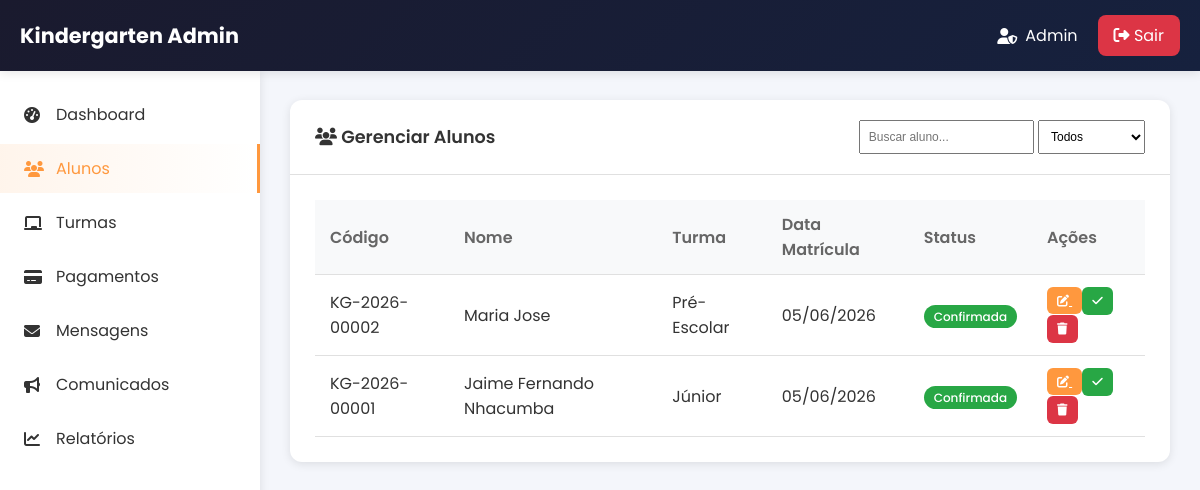
The app's page /admin/alunos.php (signed in) with its own data.
### tables this page shows
CREATE TABLE `alunos` (
  `id` int(11) NOT NULL,
  `codigo_aluno` varchar(50) NOT NULL,
  `nome_completo` varchar(200) NOT NULL,
  `data_nascimento` date NOT NULL,
  `sexo` enum('Masculino','Feminino') NOT NULL,
  `turma_id` int(11) DEFAULT NULL,
  `info_saude` text DEFAULT NULL,
  `periodo` enum('Meio período','Integral') DEFAULT 'Integral',
  `nome_responsavel` varchar(200) NOT NULL,
  `telefone` varchar(20) NOT NULL,
  `email` varchar(100) NOT NULL,
  `relacao` varchar(50) NOT NULL,
  `endereco` text NOT NULL,
  `certidao_path` varchar(255) DEFAULT NULL,
  `bi_responsavel_path` varchar(255) DEFAULT NULL,
  `foto_passe_path` varchar(255) DEFAULT NULL,
  `aceite_termos` tinyint(1) DEFAULT 0,
  `como_soube` varchar(100) DEFAULT NULL,
  `observacoes` text DEFAULT NULL,
  `status_pagamento` enum('pendente','aprovado','recusado') DEFAULT 'pendente',
  `status_matricula` enum('pendente','confirmada','cancelada') DEFAULT 'pendente',
  `data_matricula` timestamp NOT NULL DEFAULT current_timestamp(),
  `updated_at` timestamp NOT NULL DEFAULT current_timestamp() ON UPDATE current_timestamp(),
  `foto_path` varchar(255) DEFAULT NULL,
  `ultima_atividade` timestamp NULL DEFAULT NULL,
  `foto_perfil` varchar(255) DEFAULT NULL
);

CREATE TABLE `turmas` (
  `id` int(11) NOT NULL,
  `nome` varchar(100) NOT NULL,
  `faixa_etaria` varchar(50) DEFAULT NULL,
  `periodo` varchar(50) DEFAULT NULL,
  `created_at` timestamp NOT NULL DEFAULT current_timestamp(),
  `capacidade` int(11) DEFAULT 20
);

### admin/alunos.php (the view, shortened to what this page needs)
<?php
$db = getDB();
$sql = "SELECT a.*, t.nome as turma_nome
        FROM alunos a
        LEFT JOIN turmas t ON a.turma_id = t.id
        WHERE 1=1";
$params = [];
$sql .= " ORDER BY a.data_matricula DESC";
$stmt = $db->prepare($sql);
$stmt->execute($params);
$alunos = $stmt->fetchAll();
?>
<!DOCTYPE html>
<html lang="pt">
<head>
    <link rel="stylesheet" href="https://cdnjs.cloudflare.com/ajax/libs/font-awesome/6.5.0/css/all.min.css">
    <link rel="stylesheet" href="assets/css/admin.css">
</head>
<body>
    <div class="admin-header">
        <div class="header-content">
            <div class="logo">
                <span>Kindergarten Admin</span>
            </div>
            <div class="user-info">
                <div class="user-name">
                    <i class="fas fa-user-shield"></i>
                    <span>Admin</span>
                </div>
                <a href="logout.php" class="btn-sair">
                    <i class="fas fa-sign-out-alt"></i> Sair
                </a>
            </div>
        </div>
    </div>
    <div class="admin-sidebar" id="sidebar">
        <ul class="sidebar-menu">
            <li><a href="dashboard.php"><i class="fas fa-tachometer-alt"></i> Dashboard</a></li>
            <li class="active"><a href="alunos.php"><i class="fas fa-users"></i> Alunos</a></li>
            <li><a href="turmas.php"><i class="fas fa-chalkboard"></i> Turmas</a></li>
            <li><a href="pagamentos.php"><i class="fas fa-credit-card"></i> Pagamentos</a></li>
            <li><a href="mensagens.php"><i class="fas fa-envelope"></i> Mensagens</a></li>
            <li><a href="comunicados.php"><i class="fas fa-bullhorn"></i> Comunicados</a></li>
            <li><a href="relatorios.php"><i class="fas fa-chart-line"></i> Relatórios</a></li>
        </ul>
    </div>
    <div class="admin-main">
        <div class="card">
            <div class="card-header">
                <h3><i class="fas fa-users"></i> Gerenciar Alunos</h3>
                <div>
                    <input type="text" id="searchInput" placeholder="Buscar aluno..." class="btn-sm" style="padding: 8px;">
                    <select id="statusFilter" class="btn-sm" style="padding: 8px;">
                        <option value="">Todos</option>
                    </select>
                </div>
            </div>
            <div class="card-body">
                <div class="table-responsive">
                    <table class="data-table" id="alunosTable">
                        <thead>
                            <tr>
                                <th>Código</th>
                                <th>Nome</th>
                                <th>Turma</th>
                                <th>Data Matrícula</th>
                                <th>Status</th>
                                <th>Ações</th>
                            </tr>
                        </thead>
                        <tbody>
                            <?php foreach($alunos as $aluno): ?>
                            <tr>
                                <td><?= htmlspecialchars($aluno['codigo_aluno']) ?></td>
                                <td><?= htmlspecialchars($aluno['nome_completo']) ?></td>
                                <td><?= htmlspecialchars($aluno['turma_nome'] ?? 'Não atribuída') ?></td>
                                <td><?= date('d/m/Y', strtotime($aluno['data_matricula'])) ?></td>
                                <td>
                                    <span class="badge <?= $aluno['status_matricula'] == 'confirmada' ? 'badge-success' : 'badge-warning' ?>">
                                        <?= $aluno['status_matricula'] == 'confirmada' ? 'Confirmada' : 'Pendente' ?>
                                    </span>
                                </td>
                                <td>
                                    <a href="editar_aluno.php?id=<?= $aluno['id'] ?>" class="btn btn-primary btn-sm">
                                        <i class="fas fa-edit"></i>
                                    </a>
                                    <button class="btn btn-success btn-sm" onclick="aprovarMatricula(<?= $aluno['id'] ?>)">
                                        <i class="fas fa-check"></i>
                                    </button>
                                    <button class="btn btn-danger btn-sm" onclick="deletarAluno(<?= $aluno['id'] ?>, '<?= htmlspecialchars($aluno['nome_completo']) ?>')">
                                        <i class="fas fa-trash"></i>
                                    </button>
                                </td>
                            </tr>
                            <?php endforeach; ?>
                        </tbody>
                    </table>
                </div>
            </div>
        </div>
    </div>
</body>
</html>

### admin/assets/css/admin.css (style rules this page uses)
* { margin: 0; padding: 0; box-sizing: border-box; }
:root { --primary: #ff983e; --primary-dark: #e8821a; --secondary: #ff4d4d; --dark: #1a1a2e; --dark-light: #16213e; --success: #28a745; --info: #17a2b8; --warning: #ffc107; --danger: #dc3545; --text: #333; --text-light: #666; --bg: #f4f6fb; --white: #fff; --border: #e0e0e0; --shadow: 0 2px 10px rgba(0,0,0,0.1); --radius: 12px; --transition: 0.3s ease; }
body { font-family: 'Poppins', sans-serif; background: var(--bg); color: var(--text); }
.admin-header { background: linear-gradient(135deg, var(--dark), var(--dark-light)); color: white; padding: 0 20px; position: fixed; top: 0; left: 0; right: 0; z-index: 1000; box-shadow: var(--shadow); }
.header-content { max-width: 1400px; margin: 0 auto; display: flex; justify-content: space-between; align-items: center; padding: 15px 0; }
.logo { display: flex; align-items: center; gap: 10px; font-size: 1.3rem; font-weight: bold; }
.user-info { display: flex; align-items: center; gap: 20px; }
.user-name { display: flex; align-items: center; gap: 8px; }
.btn-sair { background: var(--danger); color: white; padding: 8px 16px; border-radius: 8px; text-decoration: none; transition: var(--transition); }
.admin-sidebar { position: fixed; top: 70px; left: 0; width: 260px; height: calc(100vh - 70px); background: var(--white); box-shadow: var(--shadow); overflow-y: auto; transition: var(--transition); }
.sidebar-menu { list-style: none; padding: 20px 0; }
.sidebar-menu li { margin-bottom: 5px; }
.sidebar-menu li a { display: flex; align-items: center; gap: 12px; padding: 12px 24px; color: var(--text); text-decoration: none; transition: var(--transition); }
.sidebar-menu li.active a { background: linear-gradient(90deg, rgba(255,152,62,0.1), transparent); color: var(--primary); border-right: 3px solid var(--primary); }
.sidebar-menu li a i { width: 20px; }
.admin-main { margin-left: 260px; margin-top: 70px; padding: 30px; min-height: calc(100vh - 70px); }
.card { background: var(--white); border-radius: var(--radius); box-shadow: var(--shadow); margin-bottom: 30px; overflow: hidden; }
.card-header { padding: 20px 25px; border-bottom: 1px solid var(--border); display: flex; justify-content: space-between; align-items: center; }
.card-header h3 { font-size: 1.1rem; font-weight: 600; }
.card-body { padding: 25px; }
.table-responsive { overflow-x: auto; }
.data-table { width: 100%; border-collapse: collapse; }
.data-table th, .data-table td { padding: 12px 15px; text-align: left; border-bottom: 1px solid var(--border); }
.data-table th { background: #f8f9fa; font-weight: 600; color: var(--text-light); }
.btn { padding: 8px 16px; border: none; border-radius: 6px; cursor: pointer; font-size: 0.85rem; font-weight: 500; transition: var(--transition); font-family: 'Poppins', sans-serif; }
.btn-primary { background: var(--primary); color: white; }
.btn-success { background: var(--success); color: white; }
.btn-danger { background: var(--danger); color: white; }
.btn-sm { padding: 5px 10px; font-size: 0.75rem; }
.badge { padding: 4px 8px; border-radius: 4px; font-size: 0.75rem; font-weight: 500; }
.badge-success { background: #d4edda; color: #155724; }
.badge-success { background: #28a745; color: white; padding: 3px 10px; border-radius: 15px; font-size: 0.75rem; }

### records on screen
alunos: codigo_aluno "KG-2026-00002", nome_completo "Maria Jose", turma.nome "Pré-Escolar", data_matricula "05/06/2026", status_matricula "Confirmada"
alunos: codigo_aluno "KG-2026-00001", nome_completo "Jaime Fernando Nhacumba", turma.nome "Júnior", data_matricula "05/06/2026", status_matricula "Confirmada"
